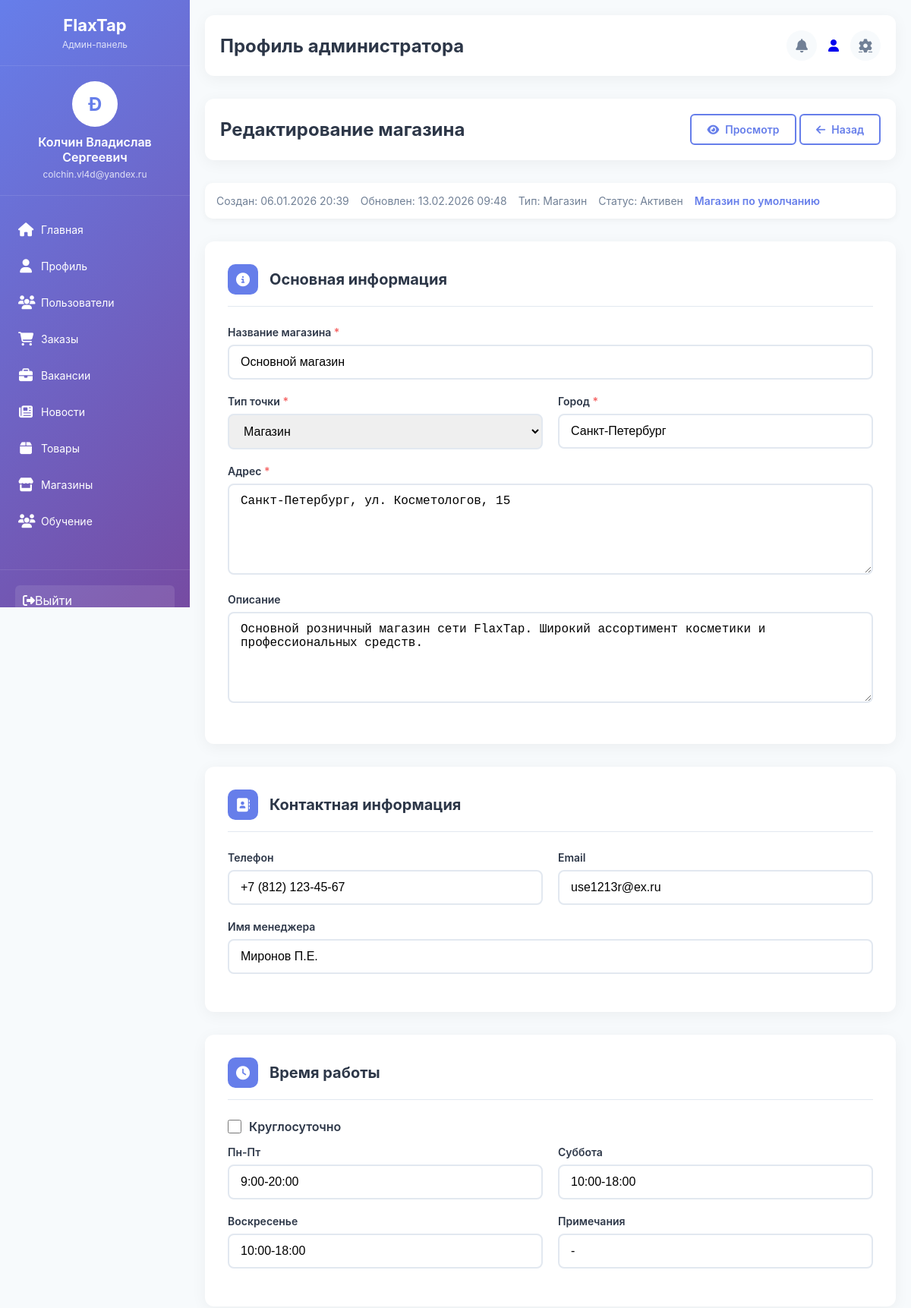
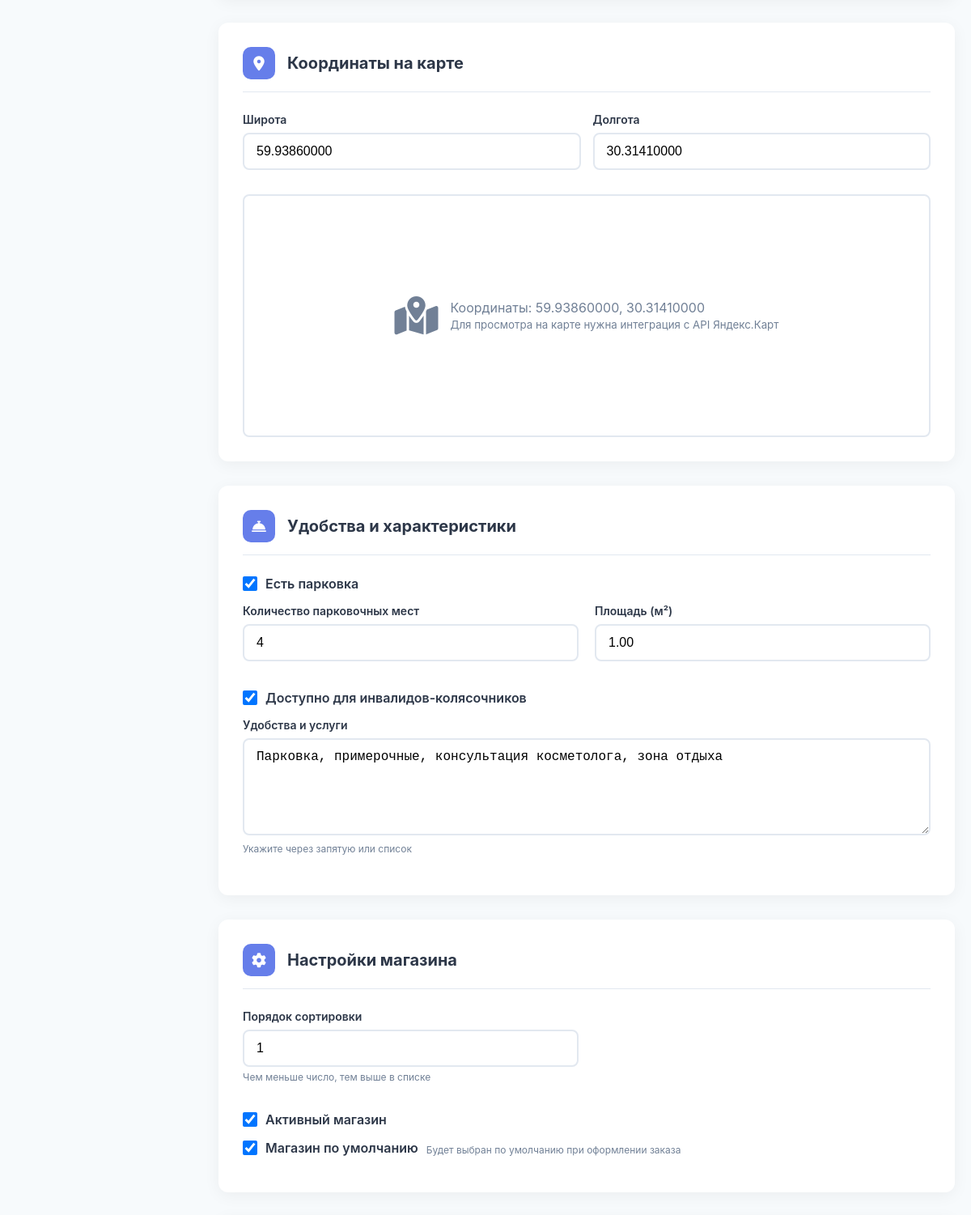
/admin/stores/edit.php?id=1 (signed in, upper part), run on the app's committed database (2 pictures, top to bottom).
### tables this page shows
CREATE TABLE `stores` (
  `id` int NOT NULL,
  `name` varchar(100) NOT NULL COMMENT 'Название магазина/точки',
  `type` enum('shop','warehouse_shop','pickup_point') DEFAULT 'shop' COMMENT 'Тип точки',
  `address` text NOT NULL COMMENT 'Полный адрес',
  `city` varchar(100) NOT NULL DEFAULT 'Санкт-Петербург',
  `latitude` decimal(10,8) DEFAULT NULL COMMENT 'Широта для карты',
  `longitude` decimal(11,8) DEFAULT NULL COMMENT 'Долгота для карты',
  `phone` varchar(20) DEFAULT NULL COMMENT 'Телефон точки',
  `email` varchar(100) DEFAULT NULL COMMENT 'Email точки',
  `manager_name` varchar(100) DEFAULT NULL COMMENT 'Имя менеджера',
  `working_hours_weekdays` varchar(100) DEFAULT '9:00-20:00' COMMENT 'Пн-Пт',
  `working_hours_saturday` varchar(100) DEFAULT '10:00-18:00' COMMENT 'Суббота',
  `working_hours_sunday` varchar(100) DEFAULT '10:00-18:00' COMMENT 'Воскресенье',
  `working_hours_notes` text COMMENT 'Особые примечания по времени работы',
  `is_24_7` tinyint(1) DEFAULT '0' COMMENT 'Круглосуточно',
  `description` text COMMENT 'Описание точки',
  `facilities` text COMMENT 'Удобства (пример: парковка, примерочные и т.д.)',
  `area_size` decimal(10,2) DEFAULT NULL COMMENT 'Площадь в м²',
  `has_parking` tinyint(1) DEFAULT '0' COMMENT 'Есть парковка',
  `parking_spots` int DEFAULT '0' COMMENT 'Количество парковочных мест',
  `is_wheelchair_accessible` tinyint(1) DEFAULT '0' COMMENT 'Доступно для инвалидов-колясочников',
  `max_order_weight` decimal(10,2) DEFAULT NULL COMMENT 'Максимальный вес заказа для самовывоза (кг)',
  `storage_temperature` text COMMENT 'Температурный режим хранения',
  `has_refrigeration` tinyint(1) DEFAULT '0' COMMENT 'Есть холодильное оборудование',
  `is_active` tinyint(1) DEFAULT '1' COMMENT 'Точка активна',
  `is_default` tinyint(1) DEFAULT '0' COMMENT 'Точка по умолчанию',
  `sort_order` int DEFAULT '0' COMMENT 'Порядок сортировки',
  `meta_title` varchar(200) DEFAULT NULL,
  `meta_description` text,
  `meta_keywords` text,
  `created_at` timestamp NULL DEFAULT CURRENT_TIMESTAMP,
  `updated_at` timestamp NULL DEFAULT CURRENT_TIMESTAMP ON UPDATE CURRENT_TIMESTAMP,
  `created_by` int DEFAULT NULL COMMENT 'Кто создал запись',
  `updated_by` int DEFAULT NULL COMMENT 'Кто обновил запись'
);

### admin/stores/edit.php (the view, shortened to what this page needs)
<?php
include "../config/database.php";
$store_id = isset($_GET['id']) ? (int)$_GET['id'] : 0;
$query = "SELECT s.*,
          u1.name as created_by_name,
          u2.name as updated_by_name
          FROM stores s
          LEFT JOIN users u1 ON s.created_by = u1.id
          LEFT JOIN users u2 ON s.updated_by = u2.id
          WHERE s.id = $store_id";
$result = mysqli_query($conn, $query);
$store = mysqli_fetch_assoc($result);
?>
<!DOCTYPE html>
<html lang="ru">
<head>
    <link rel="stylesheet" href="../assets/style/style.css">
    <link rel="stylesheet" href="https://cdnjs.cloudflare.com/ajax/libs/font-awesome/6.4.0/css/all.min.css">
    <link rel="stylesheet" href="../assets/style/stores/edit.css">
</head>
<body>
    <?php include "../inc/sidebar.php"; ?>
    <main class="main-content">
        <?php include "../inc/header.php"; ?>
        <div class="header">
            <h1>Редактирование магазина</h1>
            <div>
                <a href="view.php?id=<?php echo $store_id; ?>" class="btn btn-outline">
                    <i class="fas fa-eye"></i> Просмотр
                </a>
                <a href="index.php" class="btn btn-outline">
                    <i class="fas fa-arrow-left"></i> Назад
                </a>
            </div>
        </div>
        <div class="store-status">
            <div class="status-info">
                <span>Создан: <?php echo date('d.m.Y H:i', strtotime($store['created_at'])); ?></span>
                <span>Обновлен: <?php echo date('d.m.Y H:i', strtotime($store['updated_at'])); ?></span>
                <span>Тип:
                    <?php
                    if ($store['type'] == 'shop') echo 'Магазин';
                    elseif ($store['type'] == 'warehouse_shop') echo 'Склад-магазин';
                    else echo 'Пункт выдачи';
                    ?>
                </span>
                <span>Статус: <?php echo $store['is_active'] ? 'Активен' : 'Неактивен'; ?></span>
                <?php if ($store['is_default']): ?>
                    <span style="color: var(--primary-color); font-weight: 600;">Магазин по умолчанию</span>
                <?php endif; ?>
            </div>
        </div>
        <div class="edit-container">
            <form method="POST" id="storeForm">
                <div class="form-section">
                    <div class="section-header">
                        <i class="fas fa-info-circle"></i>
                        <h2>Основная информация</h2>
                    </div>
                    <div class="form-group">
                        <label for="name" class="form-label required">Название магазина</label>
                        <input type="text" id="name" name="name" class="form-control" required
                               value="<?php echo htmlspecialchars($store['name']); ?>">
                    </div>
                    <div class="row">
                        <div class="form-group">
                            <label for="type" class="form-label required">Тип точки</label>
                            <select id="type" name="type" class="form-control" required>
                                <option value="shop" <?php echo $store['type'] == 'shop' ? 'selected' : ''; ?>>Магазин</option>
                            </select>
                        </div>
                        <div class="form-group">
                            <label for="city" class="form-label required">Город</label>
                            <input type="text" id="city" name="city" class="form-control" required
                                   value="<?php echo htmlspecialchars($store['city']); ?>">
                        </div>
                    </div>
                    <div class="form-group">
                        <label for="address" class="form-label required">Адрес</label>
                        <textarea id="address" name="address" class="form-control" required rows="2"><?php echo htmlspecialchars($store['address']); ?></textarea>
                    </div>
                    <div class="form-group">
                        <label for="description" class="form-label">Описание</label>
                        <textarea id="description" name="description" class="form-control" rows="3"><?php echo htmlspecialchars($store['description']); ?></textarea>
                    </div>
                </div>
                <div class="form-section">
                    <div class="section-header">
                        <i class="fas fa-address-book"></i>
                        <h2>Контактная информация</h2>
                    </div>
                    <div class="row">
                        <div class="form-group">
                            <label for="phone" class="form-label">Телефон</label>
                            <input type="tel" id="phone" name="phone" class="form-control"
                                   value="<?php echo htmlspecialchars($store['phone']); ?>">
                        </div>
                        <div class="form-group">
                            <label for="email" class="form-label">Email</label>
                            <input type="email" id="email" name="email" class="form-control"
                                   value="<?php echo htmlspecialchars($store['email']); ?>">
                        </div>
                    </div>
                    <div class="form-group">
                        <label for="manager_name" class="form-label">Имя менеджера</label>
                        <input type="text" id="manager_name" name="manager_name" class="form-control"
                               value="<?php echo htmlspecialchars($store['manager_name']); ?>">
                    </div>
                </div>
                <div class="form-section">
                    <div class="section-header">
                        <i class="fas fa-clock"></i>
                        <h2>Время работы</h2>
                    </div>
                    <div class="checkbox-group">
                        <input type="checkbox" id="is_24_7" name="is_24_7" value="1"
                               <?php echo $store['is_24_7'] ? 'checked' : ''; ?>>
                        <label for="is_24_7">Круглосуточно</label>
                    </div>
                    <div class="row">
                        <div class="form-group">
                            <label for="working_hours_weekdays" class="form-label">Пн-Пт</label>
                            <input type="text" id="working_hours_weekdays" name="working_hours_weekdays"
                                   class="form-control" value="<?php echo htmlspecialchars($store['working_hours_weekdays']); ?>">
                        </div>
                        <div class="form-group">
                            <label for="working_hours_saturday" class="form-label">Суббота</label>
                            <input type="text" id="working_hours_saturday" name="working_hours_saturday"
                                   class="form-control" value="<?php echo htmlspecialchars($store['working_hours_saturday']); ?>">
                        </div>
                    </div>
                    <div class="row">
                        <div class="form-group">
                            <label for="working_hours_sunday" class="form-label">Воскресенье</label>
                            <input type="text" id="working_hours_sunday" name="working_hours_sunday"
                                   class="form-control" value="<?php echo htmlspecialchars($store['working_hours_sunday']); ?>">
                        </div>
                        <div class="form-group">
                            <label for="working_hours_notes" class="form-label">Примечания</label>
                            <input type="text" id="working_hours_notes" name="working_hours_notes"
                                   class="form-control" value="<?php echo htmlspecialchars($store['working_hours_notes']); ?>">
                        </div>
                    </div>
                </div>
                <div class="form-section">
                    <div class="section-header">
                        <i class="fas fa-map-marker-alt"></i>
                        <h2>Координаты на карте</h2>
                    </div>
                    <div class="coordinates-row">
                        <div class="form-group">
                            <label for="latitude" class="form-label">Широта</label>
                            <input type="number" step="any" id="latitude" name="latitude" class="form-control"
                                   value="<?php echo $store['latitude']; ?>">
                        </div>
                        <div class="form-group">
                            <label for="longitude" class="form-label">Долгота</label>
                            <input type="number" step="any" id="longitude" name="longitude" class="form-control"
                                   value="<?php echo $store['longitude']; ?>">
                        </div>
                    </div>
                    <div class="map-container" id="map">
                        <?php if ($store['latitude'] && $store['longitude']): ?>
                            <div style="display: flex; align-items: center; justify-content: center; height: 100%; color: var(--gray-color);">
                                <i class="fas fa-map-marked-alt" style="font-size: 48px; margin-right: 15px;"></i>
                                <div>
                                    <p>Координаты: <?php echo $store['latitude']; ?>, <?php echo $store['longitude']; ?></p>
                                    <small>Для просмотра на карте нужна интеграция с API Яндекс.Карт</small>
                                </div>
                            </div>
                        <?php endif; ?>
                    </div>
                </div>
                <div class="form-section">
                    <div class="section-header">
                        <i class="fas fa-concierge-bell"></i>
                        <h2>Удобства и характеристики</h2>
                    </div>
                    <div class="checkbox-group">
                        <input type="checkbox" id="has_parking" name="has_parking" value="1"
                               <?php echo $store['has_parking'] ? 'checked' : ''; ?>>
                        <label for="has_parking">Есть парковка</label>
                    </div>
                    <div class="row">
                        <div class="form-group">
                            <label for="parking_spots" class="form-label">Количество парковочных мест</label>
                            <input type="number" id="parking_spots" name="parking_spots" class="form-control"
                                   min="0" value="<?php echo $store['parking_spots']; ?>">
                        </div>
                        <div class="form-group">
                            <label for="area_size" class="form-label">Площадь (м²)</label>
                            <input type="number" step="0.01" id="area_size" name="area_size" class="form-control"
                                   min="0" value="<?php echo $store['area_size']; ?>">
                        </div>
                    </div>
                    <div class="checkbox-group">
                        <input type="checkbox" id="is_wheelchair_accessible" name="is_wheelchair_accessible" value="1"
                               <?php echo $store['is_wheelchair_accessible'] ? 'checked' : ''; ?>>
                        <label for="is_wheelchair_accessible">Доступно для инвалидов-колясочников</label>
                    </div>
                    <div class="form-group">
                        <label for="facilities" class="form-label">Удобства и услуги</label>
                        <textarea id="facilities" name="facilities" class="form-control" rows="3"><?php echo htmlspecialchars($store['facilities']); ?></textarea>
                        <span class="hint">Укажите через запятую или список</span>
                    </div>
                </div>
                <div class="form-section">
                    <div class="section-header">
                        <i class="fas fa-cog"></i>
                        <h2>Настройки магазина</h2>
                    </div>
                    <div class="row">
                        <div class="form-group">
                            <label for="sort_order" class="form-label">Порядок сортировки</label>
                            <input type="number" id="sort_order" name="sort_order" class="form-control"
                                   min="0" value="<?php echo $store['sort_order']; ?>">
                            <span class="hint">Чем меньше число, тем выше в списке</span>
                        </div>
                    </div>
                    <div class="checkbox-group">
                        <input type="checkbox" id="is_active" name="is_active" value="1"
                               <?php echo $store['is_active'] ? 'checked' : ''; ?>>
                        <label for="is_active">Активный магазин</label>
                    </div>
                    <div class="checkbox-group">
                        <input type="checkbox" id="is_default" name="is_default" value="1"
                               <?php echo $store['is_default'] ? 'checked' : ''; ?>>
                        <label for="is_default">Магазин по умолчанию</label>
                        <span class="hint">Будет выбран по умолчанию при оформлении заказа</span>
                    </div>
                </div>
            </form>
        </div>
    </main>
</body>
</html>

### data on the page
stores: created_at "06.01.2026 20:39", updated_at "13.02.2026 09:48", name "Основной магазин", type "Магазин", city "Санкт-Петербург", address "Санкт-Петербург, ул. Косметологов, 15", description "Основной розничный магазин сети FlaxTap. Широкий ассортимент косметики и профессиональных средств.", phone "+7 (812) 123-45-67", email "use1213r@ex.ru", manager_name "Миронов П.Е.", working_hours_weekdays "9:00-20:00", working_hours_saturday "10:00-18:00", working_hours_sunday "10:00-18:00", working_hours_notes "-", latitude "59.93860000", longitude "30.31410000", has_parking "☑", parking_spots "4", area_size "1.00", is_wheelchair_accessible "☑", facilities "Парковка, примерочные, консультация косметолога, зона отдыха", sort_order "1", is_active "☑", is_default "☑"

### other printed values
substr($admin['name'], 0, 1) "Ð"
$admin['name'] "Колчин Владислав Сергеевич"
$admin['email'] "colchin.vl4d@yandex.ru"
